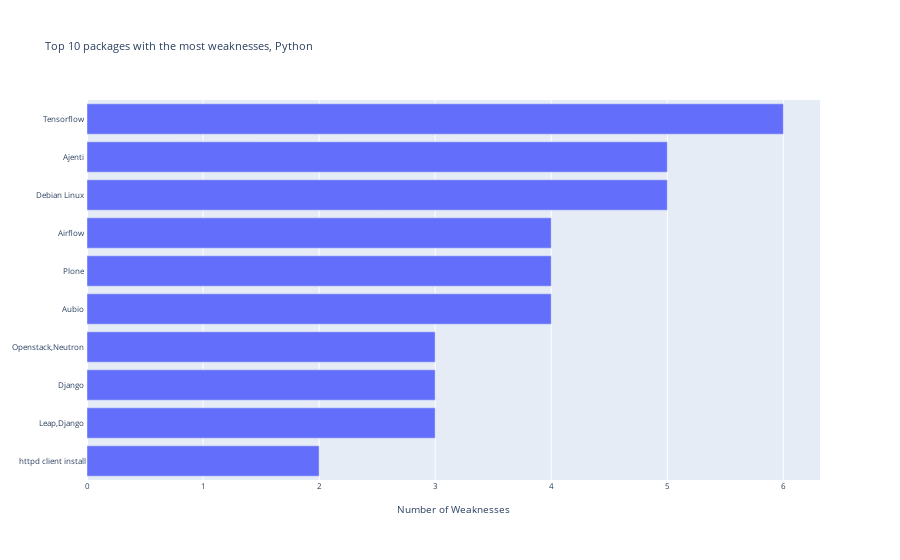

The code cell stored with this chart in its notebook:
### Markdown cell above
## 3.3. Top 10 Python packages with the most weaknesses

### Code cell
# top 10 products with the most weaknesses
pdata = util.tidy_split(data,column='package_slug',sep=',')
pdata = pdata[pdata['product']!='nan']

y = pdata.groupby('product')['cwe'].count().sort_values().tail(10)

fig = go.Figure()
fig.add_bar(x=y.values, y=y.index.values, orientation='h')

fig.update_layout(title='Top 10 packages with the most weaknesses, Python',
                  xaxis = dict(title='Number of Weaknesses'),
                  font=dict(size=8))

### Figure 1 — Plotly figure (JSON) as saved in the notebook; plotly's stock layout.template omitted (floating-point values rounded to 4 significant figures)
{"data": [{"orientation": "h", "type": "bar", "x": [2, 3, 3, 3, 4, 4, 4, 5, 5, 6], "y": ["httpd client install", "Leap,Django ", "Django ", "Openstack,Neutron ", "Aubio ", "Plone ", "Airflow ", "Debian Linux ", "Ajenti ", "Tensorflow "]}], "layout": {"autosize": true, "font": {"size": 8}, "title": {"text": "Top 10 packages with the most weaknesses, Python"}, "xaxis": {"autorange": true, "range": [0, 6.316], "title": {"text": "Number of Weaknesses"}, "type": "linear"}, "yaxis": {"autorange": true, "range": [-0.5, 9.5], "type": "category"}}}
